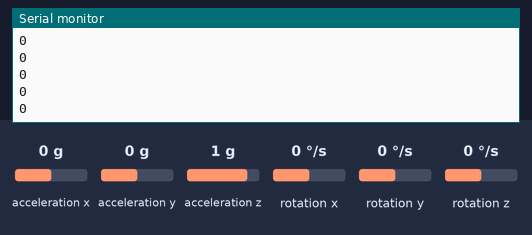
Bench run of a sketch on a simulated Arduino Uno, built with avr-gcc and run on an emulated ATmega328P. Parts: the last lines printed to the serial monitor. Inputs (shaded band) come from the test bench; at power-on: rotation x 0 °/s, rotation y 0 °/s, rotation z 0 °/s, acceleration x 0 g, acceleration y 0 g, acceleration z 1 g.

Above: at 1.2 s.
1.3 s: rotation x set to -192 °/s
At 2.0 s:
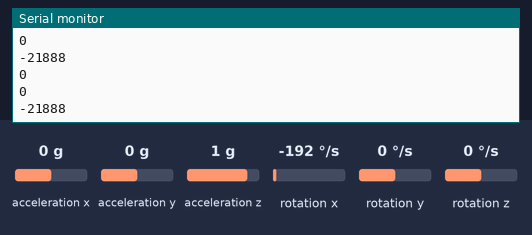
2.8 s: rotation y set to -192 °/s
At 3.4 s:
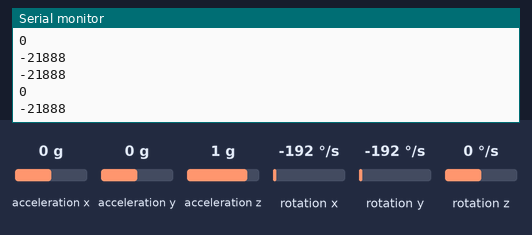
4.3 s: rotation z set to -192 °/s
At 5.3 s:
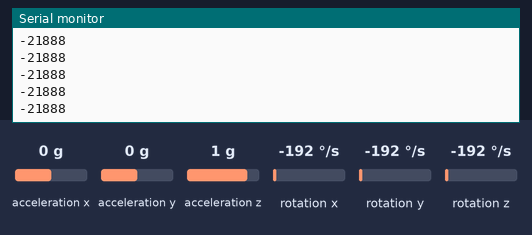
Timing chart, 0 to 7.3 s (numbered marks = the images above; inputs shaded):
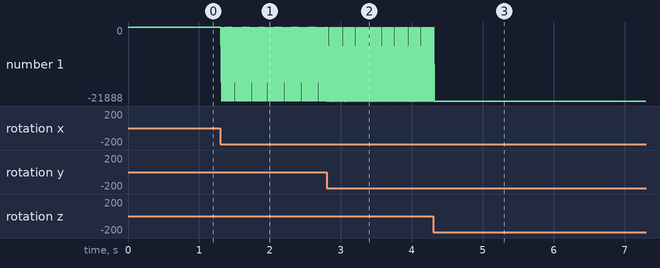

The sketch:

Serial.ino
```cpp
/*
The sensor outputs provided by the library are the raw 16-bit values
obtained by concatenating the 8-bit high and low gyro data registers.
They can be converted to units of dps (degrees per second) using the
conversion factors specified in the datasheet for your particular
device and full scale setting (gain).

Example: An L3GD20H gives a gyro X axis reading of 345 with its
default full scale setting of +/- 245 dps. The So specification
in the L3GD20H datasheet (page 10) states a conversion factor of 8.75
mdps/LSB (least significant bit) at this FS setting, so the raw
reading of 345 corresponds to 345 * 8.75 = 3020 mdps = 3.02 dps.
*/

#include <Wire.h>
#include <L3G.h>

L3G gyro;

long x_data;
long y_data;
long z_data;

long arf;

bool flagHit = LOW;
long buff[20];
int i;

void setup() {
  Serial.begin(9600);
  Wire.begin();

  if (!gyro.init())
  {
    Serial.println("Failed to autodetect gyro type!");
    while (1);
  }

  gyro.enableDefault();
}

void loop() {
  gyro.read();
/*
x_data = (int)gyro.g.x;
y_data = (int)gyro.g.y;
z_data = (int)gyro.g.z;*/

  //Serial.print("G ");
  //Serial.print("X: ");
  Serial.println(gyro.g.x);
  //Serial.print(" Y: ");
  Serial.println(gyro.g.y);
  //Serial.print(" Z: ");
  Serial.println(gyro.g.z);


if(gyro.g.z <= -10000) {flagHit = HIGH;}


    if (flagHit == HIGH && gyro.g.z > -10000) {
  i++;
  //if(gyro.g.z < 0) {gyro.g.z = gyro.g.z * -1;}
  buff[i] = gyro.g.z;   }

if(i==19)  {
  flagHit=LOW;
  i=0;

  arf = buff[2] + buff[3] + buff[4] + buff[5] + buff[6] + buff[7] + buff[8] + buff[9] + buff[10] ;
  arf = arf + buff[11] + buff[12] + buff[13] + buff[14] + buff[15] + buff[16] + buff[17] + buff[18] + buff[19];

  /*
  Serial.println(arf);

  Serial.println(" ");
  Serial.println(buff[1]);
  Serial.println(buff[2]);
  Serial.println(buff[3]);
  Serial.println(buff[4]);
  Serial.println(buff[5]);
  Serial.println(buff[6]);
  Serial.println(buff[7]);
  Serial.println(buff[8]);
  Serial.println(buff[9]);
  Serial.println(buff[10]);

  Serial.println(buff[11]);
  Serial.println(buff[12]);
  Serial.println(buff[13]);
  Serial.println(buff[14]);
  Serial.println(buff[15]);
  Serial.println(buff[16]);
  Serial.println(buff[17]);
  Serial.println(buff[18]);
  Serial.println(buff[19]);
  //Serial.println(buff[20]);
  Serial.println(" ");*/
  /*
  if(arf > 40000) {
    Serial.print("Coup : deg : ");
    Serial.println(arf);}
  if(arf <= 40000) {Serial.println("Rate !");}*/
  }


  delay(20);
}
```

Measured:
- after the input at 1.3 s, the serial monitor: prints a new line at once (image 1)
- plotted number 1: -21888 → -21 after the input at 4.3 s
